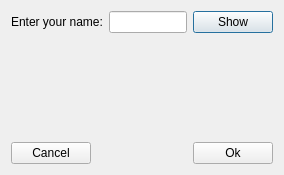
<?xml version="1.0" encoding="UTF-8"?>
<ui version="4.0">
 <class>Dialog</class>
 <widget class="QDialog" name="Dialog">
  <property name="geometry">
   <rect>
    <x>0</x>
    <y>0</y>
    <width>284</width>
    <height>175</height>
   </rect>
  </property>
  <property name="windowTitle">
   <string>Dialog</string>
  </property>
  <layout class="QVBoxLayout" name="verticalLayout">
   <item>
    <layout class="QHBoxLayout" name="horizontalLayout">
     <item>
      <widget class="QLabel" name="label">
       <property name="text">
        <string>Enter your name:</string>
       </property>
      </widget>
     </item>
     <item>
      <widget class="QLineEdit" name="lineEdit"/>
     </item>
     <item>
      <widget class="QPushButton" name="pushButton">
       <property name="text">
        <string>Show</string>
       </property>
      </widget>
     </item>
    </layout>
   </item>
   <item>
    <spacer name="verticalSpacer">
     <property name="orientation">
      <enum>Qt::Vertical</enum>
     </property>
     <property name="sizeHint" stdset="0">
      <size>
       <width>20</width>
       <height>40</height>
      </size>
     </property>
    </spacer>
   </item>
   <item>
    <layout class="QHBoxLayout" name="horizontalLayout_2">
     <item>
      <widget class="QPushButton" name="pushButton_3">
       <property name="text">
        <string>Cancel</string>
       </property>
      </widget>
     </item>
     <item>
      <spacer name="horizontalSpacer">
       <property name="orientation">
        <enum>Qt::Horizontal</enum>
       </property>
       <property name="sizeHint" stdset="0">
        <size>
         <width>40</width>
         <height>20</height>
        </size>
       </property>
      </spacer>
     </item>
     <item>
      <widget class="QPushButton" name="pushButton_2">
       <property name="text">
        <string>Ok</string>
       </property>
      </widget>
     </item>
    </layout>
   </item>
  </layout>
 </widget>
 <resources/>
 <connections/>
</ui>
